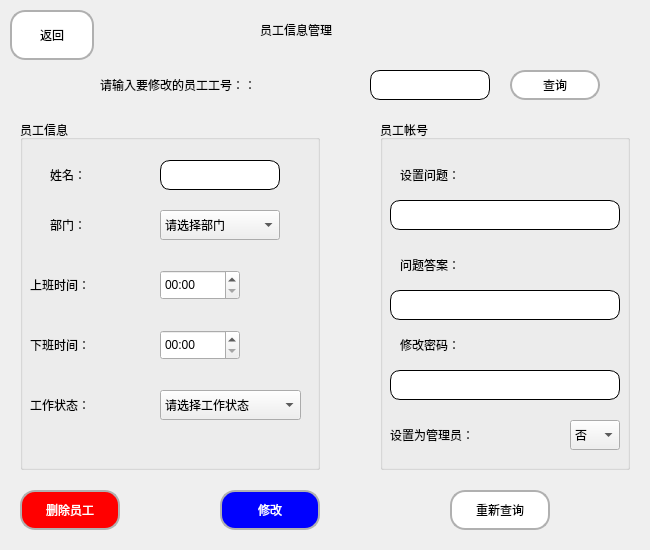
<?xml version="1.0" encoding="UTF-8"?>
<ui version="4.0">
 <class>adminStaffChange</class>
 <widget class="QWidget" name="adminStaffChange">
  <property name="geometry">
   <rect>
    <x>0</x>
    <y>0</y>
    <width>650</width>
    <height>550</height>
   </rect>
  </property>
  <property name="minimumSize">
   <size>
    <width>650</width>
    <height>550</height>
   </size>
  </property>
  <property name="maximumSize">
   <size>
    <width>650</width>
    <height>550</height>
   </size>
  </property>
  <property name="windowTitle">
   <string>Form</string>
  </property>
  <widget class="QLabel" name="label">
   <property name="geometry">
    <rect>
     <x>260</x>
     <y>10</y>
     <width>201</width>
     <height>40</height>
    </rect>
   </property>
   <property name="styleSheet">
    <string notr="true">font: 18pt &quot;宋体&quot;;</string>
   </property>
   <property name="text">
    <string>员工信息管理</string>
   </property>
  </widget>
  <widget class="QLabel" name="label_2">
   <property name="geometry">
    <rect>
     <x>100</x>
     <y>70</y>
     <width>271</width>
     <height>30</height>
    </rect>
   </property>
   <property name="styleSheet">
    <string notr="true">font: 14pt &quot;宋体&quot;;</string>
   </property>
   <property name="text">
    <string>请输入要修改的员工工号：：</string>
   </property>
  </widget>
  <widget class="QLineEdit" name="lineSno">
   <property name="geometry">
    <rect>
     <x>370</x>
     <y>70</y>
     <width>120</width>
     <height>30</height>
    </rect>
   </property>
   <property name="styleSheet">
    <string notr="true">color:rgb(0,0,0);
border: 1px solid #000000;
background-color: rgb(255, 255, 255);
border-radius:10px;
</string>
   </property>
  </widget>
  <widget class="QPushButton" name="btnQuery">
   <property name="geometry">
    <rect>
     <x>510</x>
     <y>70</y>
     <width>90</width>
     <height>30</height>
    </rect>
   </property>
   <property name="styleSheet">
    <string notr="true">QPushButton {
		color:rgb(0,0,0);
		border: 2px solid #b0b0b0;
background-color: rgb(255, 255, 255);
		border-radius:15px;
		min-width:80px
}QPushButton:hover{ 
color:rgb(255, 255, 255);
background-color: rgb(200, 200, 200);
border:2px solid  #b0b0b0;
border-radius:15px;
}
QPushButton:pressed{
color:rgb(0, 0, 0);
background-color: rgb(255, 255, 255);
border:2px solid  #b0b0b0;
border-radius:15px;
}</string>
   </property>
   <property name="text">
    <string>查询</string>
   </property>
  </widget>
  <widget class="QPushButton" name="btnChange">
   <property name="geometry">
    <rect>
     <x>220</x>
     <y>490</y>
     <width>100</width>
     <height>40</height>
    </rect>
   </property>
   <property name="styleSheet">
    <string notr="true">QPushButton {
		color:rgb(255,255,255);
		border: 2px solid #b0b0b0;
       background-color: rgb(0, 0, 255);
		border-radius:15px;
		min-width:80px
}
QPushButton:hover{ 
color:rgb(255, 255, 255);
background-color: rgb(0, 0, 170);
border:2px solid  #b0b0b0;
border-radius:15px;
}
QPushButton:pressed{
color:rgb(0, 0, 0);
background-color: rgb(0,0,255);
border:2px solid  #b0b0b0;
border-radius:15px;
}</string>
   </property>
   <property name="text">
    <string>修改</string>
   </property>
  </widget>
  <widget class="QPushButton" name="btnCancel">
   <property name="geometry">
    <rect>
     <x>450</x>
     <y>490</y>
     <width>100</width>
     <height>40</height>
    </rect>
   </property>
   <property name="styleSheet">
    <string notr="true">QPushButton {
		color:rgb(0,0,0);
		border: 2px solid #b0b0b0;
background-color: rgb(255, 255, 255);
		border-radius:15px;
		min-width:80px
}QPushButton:hover{ 
color:rgb(255, 255, 255);
background-color: rgb(200, 200, 200);
border:2px solid  #b0b0b0;
border-radius:15px;
}
QPushButton:pressed{
color:rgb(0, 0, 0);
background-color: rgb(255, 255, 255);
border:2px solid  #b0b0b0;
border-radius:15px;
}</string>
   </property>
   <property name="text">
    <string>重新查询</string>
   </property>
  </widget>
  <widget class="QGroupBox" name="groupBox">
   <property name="geometry">
    <rect>
     <x>20</x>
     <y>120</y>
     <width>300</width>
     <height>350</height>
    </rect>
   </property>
   <property name="styleSheet">
    <string notr="true"/>
   </property>
   <property name="title">
    <string>员工信息</string>
   </property>
   <widget class="QLabel" name="label_6">
    <property name="geometry">
     <rect>
      <x>10</x>
      <y>210</y>
      <width>101</width>
      <height>30</height>
     </rect>
    </property>
    <property name="styleSheet">
     <string notr="true">font: 14pt &quot;宋体&quot;;</string>
    </property>
    <property name="text">
     <string>下班时间：</string>
    </property>
   </widget>
   <widget class="QComboBox" name="combDepart">
    <property name="geometry">
     <rect>
      <x>140</x>
      <y>90</y>
      <width>120</width>
      <height>30</height>
     </rect>
    </property>
    <item>
     <property name="text">
      <string>请选择部门</string>
     </property>
    </item>
    <item>
     <property name="text">
      <string>行政部</string>
     </property>
    </item>
    <item>
     <property name="text">
      <string>工程部</string>
     </property>
    </item>
    <item>
     <property name="text">
      <string>技术部</string>
     </property>
    </item>
    <item>
     <property name="text">
      <string>销售部</string>
     </property>
    </item>
   </widget>
   <widget class="QLabel" name="label_7">
    <property name="geometry">
     <rect>
      <x>10</x>
      <y>270</y>
      <width>120</width>
      <height>30</height>
     </rect>
    </property>
    <property name="styleSheet">
     <string notr="true">font: 14pt &quot;宋体&quot;;</string>
    </property>
    <property name="text">
     <string>工作状态：</string>
    </property>
   </widget>
   <widget class="QComboBox" name="combState">
    <property name="geometry">
     <rect>
      <x>140</x>
      <y>270</y>
      <width>141</width>
      <height>30</height>
     </rect>
    </property>
    <item>
     <property name="text">
      <string>请选择工作状态</string>
     </property>
    </item>
    <item>
     <property name="text">
      <string>正常上班</string>
     </property>
    </item>
    <item>
     <property name="text">
      <string>休假</string>
     </property>
    </item>
    <item>
     <property name="text">
      <string>出差</string>
     </property>
    </item>
   </widget>
   <widget class="QLineEdit" name="lineSname">
    <property name="geometry">
     <rect>
      <x>140</x>
      <y>40</y>
      <width>120</width>
      <height>30</height>
     </rect>
    </property>
    <property name="styleSheet">
     <string notr="true">color:rgb(0,0,0);
border: 1px solid #000000;
background-color: rgb(255, 255, 255);
border-radius:10px;
</string>
    </property>
   </widget>
   <widget class="QLabel" name="label_3">
    <property name="geometry">
     <rect>
      <x>30</x>
      <y>40</y>
      <width>60</width>
      <height>30</height>
     </rect>
    </property>
    <property name="styleSheet">
     <string notr="true">font: 14pt &quot;宋体&quot;;</string>
    </property>
    <property name="text">
     <string>姓名：</string>
    </property>
   </widget>
   <widget class="QLabel" name="label_4">
    <property name="geometry">
     <rect>
      <x>30</x>
      <y>90</y>
      <width>60</width>
      <height>30</height>
     </rect>
    </property>
    <property name="styleSheet">
     <string notr="true">font: 14pt &quot;宋体&quot;;</string>
    </property>
    <property name="text">
     <string>部门：</string>
    </property>
   </widget>
   <widget class="QTimeEdit" name="amTime">
    <property name="geometry">
     <rect>
      <x>140</x>
      <y>150</y>
      <width>80</width>
      <height>30</height>
     </rect>
    </property>
    <property name="displayFormat">
     <string>HH:mm</string>
    </property>
   </widget>
   <widget class="QTimeEdit" name="pmTime">
    <property name="geometry">
     <rect>
      <x>140</x>
      <y>210</y>
      <width>80</width>
      <height>30</height>
     </rect>
    </property>
    <property name="displayFormat">
     <string>HH:mm</string>
    </property>
   </widget>
   <widget class="QLabel" name="label_5">
    <property name="geometry">
     <rect>
      <x>10</x>
      <y>150</y>
      <width>111</width>
      <height>30</height>
     </rect>
    </property>
    <property name="styleSheet">
     <string notr="true">font: 14pt &quot;宋体&quot;;</string>
    </property>
    <property name="text">
     <string>上班时间：</string>
    </property>
   </widget>
  </widget>
  <widget class="QGroupBox" name="groupBox_2">
   <property name="geometry">
    <rect>
     <x>380</x>
     <y>120</y>
     <width>250</width>
     <height>350</height>
    </rect>
   </property>
   <property name="title">
    <string>员工帐号</string>
   </property>
   <widget class="QLabel" name="label_15">
    <property name="geometry">
     <rect>
      <x>20</x>
      <y>40</y>
      <width>121</width>
      <height>30</height>
     </rect>
    </property>
    <property name="styleSheet">
     <string notr="true">font: 14pt &quot;宋体&quot;;</string>
    </property>
    <property name="text">
     <string>设置问题：</string>
    </property>
   </widget>
   <widget class="QLineEdit" name="lineUserQue">
    <property name="geometry">
     <rect>
      <x>10</x>
      <y>80</y>
      <width>230</width>
      <height>30</height>
     </rect>
    </property>
    <property name="styleSheet">
     <string notr="true">color:rgb(0,0,0);
border: 1px solid #000000;
background-color: rgb(255, 255, 255);
border-radius:10px;
</string>
    </property>
   </widget>
   <widget class="QLabel" name="label_16">
    <property name="geometry">
     <rect>
      <x>20</x>
      <y>130</y>
      <width>121</width>
      <height>30</height>
     </rect>
    </property>
    <property name="styleSheet">
     <string notr="true">font: 14pt &quot;宋体&quot;;</string>
    </property>
    <property name="text">
     <string>问题答案：</string>
    </property>
   </widget>
   <widget class="QLineEdit" name="lineUserAns">
    <property name="geometry">
     <rect>
      <x>10</x>
      <y>170</y>
      <width>230</width>
      <height>30</height>
     </rect>
    </property>
    <property name="styleSheet">
     <string notr="true">color:rgb(0,0,0);
border: 1px solid #000000;
background-color: rgb(255, 255, 255);
border-radius:10px;
</string>
    </property>
   </widget>
   <widget class="QLabel" name="label_8">
    <property name="geometry">
     <rect>
      <x>10</x>
      <y>300</y>
      <width>161</width>
      <height>30</height>
     </rect>
    </property>
    <property name="styleSheet">
     <string notr="true">font: 14pt &quot;宋体&quot;;</string>
    </property>
    <property name="text">
     <string>设置为管理员：</string>
    </property>
   </widget>
   <widget class="QComboBox" name="combUserIsAdmin">
    <property name="geometry">
     <rect>
      <x>190</x>
      <y>300</y>
      <width>50</width>
      <height>30</height>
     </rect>
    </property>
    <item>
     <property name="text">
      <string>否</string>
     </property>
    </item>
    <item>
     <property name="text">
      <string>是</string>
     </property>
    </item>
   </widget>
   <widget class="QLineEdit" name="lineUserPS">
    <property name="geometry">
     <rect>
      <x>10</x>
      <y>250</y>
      <width>230</width>
      <height>30</height>
     </rect>
    </property>
    <property name="styleSheet">
     <string notr="true">color:rgb(0,0,0);
border: 1px solid #000000;
background-color: rgb(255, 255, 255);
border-radius:10px;
</string>
    </property>
   </widget>
   <widget class="QLabel" name="label_17">
    <property name="geometry">
     <rect>
      <x>20</x>
      <y>210</y>
      <width>121</width>
      <height>30</height>
     </rect>
    </property>
    <property name="styleSheet">
     <string notr="true">font: 14pt &quot;宋体&quot;;</string>
    </property>
    <property name="text">
     <string>修改密码：</string>
    </property>
   </widget>
  </widget>
  <widget class="QPushButton" name="btnBack">
   <property name="geometry">
    <rect>
     <x>10</x>
     <y>10</y>
     <width>84</width>
     <height>50</height>
    </rect>
   </property>
   <property name="styleSheet">
    <string notr="true">QPushButton {
		color:rgb(0,0,0);
		border: 2px solid #b0b0b0;
background-color: rgb(255, 255, 255);
		border-radius:15px;
		min-width:80px
}QPushButton:hover{ 
color:rgb(255, 255, 255);
background-color: rgb(200, 200, 200);
border:2px solid  #b0b0b0;
border-radius:15px;
}
QPushButton:pressed{
color:rgb(0, 0, 0);
background-color: rgb(255, 255, 255);
border:2px solid  #b0b0b0;
border-radius:15px;
}</string>
   </property>
   <property name="text">
    <string>返回</string>
   </property>
  </widget>
  <widget class="QPushButton" name="pushButton">
   <property name="geometry">
    <rect>
     <x>20</x>
     <y>490</y>
     <width>100</width>
     <height>40</height>
    </rect>
   </property>
   <property name="styleSheet">
    <string notr="true">QPushButton {
		color:rgb(255,255,255);
		border: 2px solid #b0b0b0;
background-color: rgb(255, 0, 0);
		border-radius:15px;
		min-width:80px
}
QPushButton:hover{ 
color:rgb(255, 255, 255);
background-color: rgb(150, 0, 0);
border:2px solid  #b0b0b0;
border-radius:15px;
}
QPushButton:pressed{
color:rgb(0, 0, 0);
background-color: rgb(255, 0, 0);
border:2px solid  #b0b0b0;
border-radius:15px;
}</string>
   </property>
   <property name="text">
    <string>删除员工</string>
   </property>
  </widget>
 </widget>
 <resources/>
 <connections/>
</ui>
